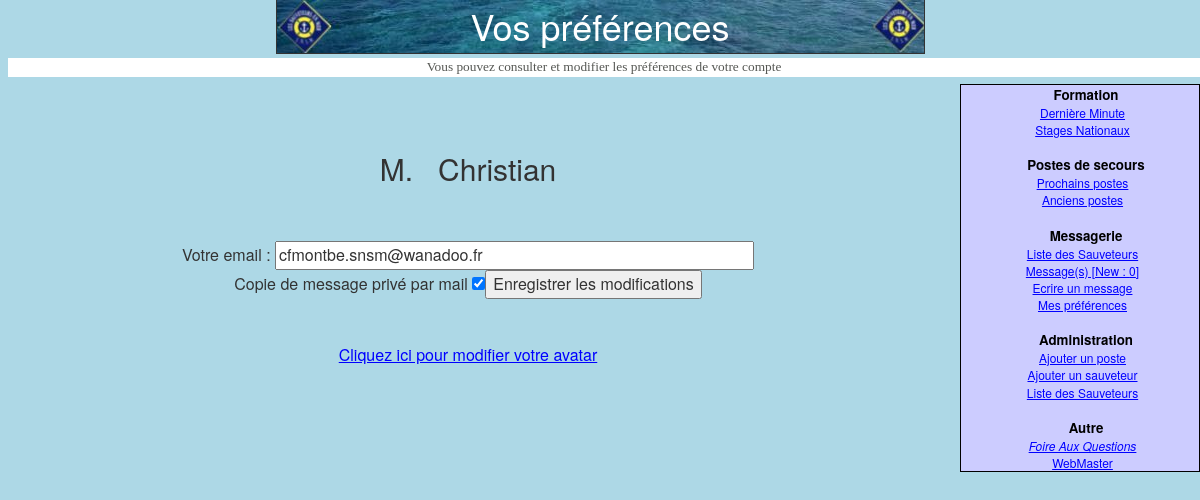
/preferences.php (signed in), run on the app's committed database.
### tables this page shows
CREATE TABLE IF NOT EXISTS `sauveteur` (
    `id` int(11) NOT NULL AUTO_INCREMENT,
    `nom` varchar(20) NOT NULL DEFAULT '',
    `prenom` varchar(20) NOT NULL DEFAULT '',
    `mail` varchar(50) NOT NULL DEFAULT '',
    `telephone` varchar(15) NOT NULL DEFAULT '',
    `admin` int(11) NOT NULL DEFAULT '0',
    `password` varchar(50) NOT NULL DEFAULT '',
    `datederVisite` datetime NOT NULL DEFAULT '0000-00-00 00:00:00',
    `nbVisites` int(11) NOT NULL DEFAULT '0',
    `envoieCopy` char(1) NOT NULL DEFAULT '0',
    `lienAvatar` varchar(150) NOT NULL DEFAULT '',
    `nbPhoto` int(11) NOT NULL DEFAULT '0',
    `dateAvantderVisite` datetime NOT NULL DEFAULT '0000-00-00 00:00:00',
    `actif` int(11) NOT NULL DEFAULT '1',
    PRIMARY KEY (`id`)
  );

### preferences.php (the view, shortened to what this page needs)
<?php
include('menu.php');
?>
<!DOCTYPE html PUBLIC "-//W3C//DTD XHTML 1.0 Strict//EN" "http://www.w3.org/TR/xhtml1/DTD/xhtml1-strict.dtd">
<html xmlns="http://www.w3.org/1999/xhtml" xml:lang="fr" lang="fr">
<head>
<link rel="stylesheet" href="https://maxcdn.bootstrapcdn.com/bootstrap/3.3.7/css/bootstrap.min.css">
<link rel="stylesheet" href="css/master.css">
<link rel="stylesheet" href="feuille1.css" type="text/css" />
</head>
<body>
<center>
<div id="header">Vos préférences</div>
</center>
<?php
if (isset($_SESSION['id'])) {
	$idSession=$_SESSION['id'];
	$link=connectDB();
?>
<div id="intro">Vous pouvez consulter et modifier les préférences de votre compte</div>
<div id="container">
<?php
if(!$mail || $mail=="none"){
	$querySauveteur=mysqli_query($link,"SELECT nom,prenom,mail,envoieCopy FROM sauveteur WHERE id=$idSession");
	$sauveteur=mysqli_fetch_row($querySauveteur);
	echo "<br><br><h2>$sauveteur[0] &nbsp $sauveteur[1]</h2><br><br>";
	echo "<FORM ACTION=\"preferences.php\" METHOD=\"POST\">";
	echo "Votre email : <input type=\"text\" name=\"mail\" size=50 maxlength=50 value=$sauveteur[2]>";
	if($sauveteur[3]==1){
		echo "<br>Copie de message privé par mail <input type=\"checkbox\" name=\"copy\" checked=\"true\">";
	} else {
		echo "<br>Copie de message privé par mail <input type=\"checkbox\" name=\"copy\">";
	}
   echo "<INPUT TYPE=\"submit\" VALUE=\"Enregistrer les modifications\"></FORM>";
   echo "<br><br><a href=\"./preferences2.php\">Cliquez ici pour modifier votre avatar</a>";
}
?>
<br><br><br><br><br><br>
</div>
</body>
</html>
<?php
 } else {
?>
 <div id="intro">Vous ne pouvez pas visualiser cette page actuellement. Veuillez vous <a href="./index.php">identifier</a>.</div>
</body>
</html>
<?php
}
?>

### css/master.css (style rules this page uses)
body { background-color: lightblue; text-align: center; }

### feuille1.css (style rules this page uses)
body { font-size: 12pt; }
a:link { color:blue; text-decoration:underline; }
#container { float: left; margin-top: 10px; width: 78%; }
#intro { font: 10pt/14pt georgia; color: #555753; background: white; margin-top: 4px; margin-left: 8px; }
#header { border-bottom: 1px solid #333333; border-left: 1px solid #333333; border-right: 1px solid #333333; background: #ccccff; top: 0; left: auto; right: auto; font-size: 36px; color: white; text-align: center; width: 649px; height: 54px; background-image:url(fond1.jpg); background-repeat:no-repeat; }

### data on the page
sauveteur: nom "M.", prenom "Christian", mail "cfmontbe.snsm@wanadoo.fr"

### other printed values
$nbMessage "0"
